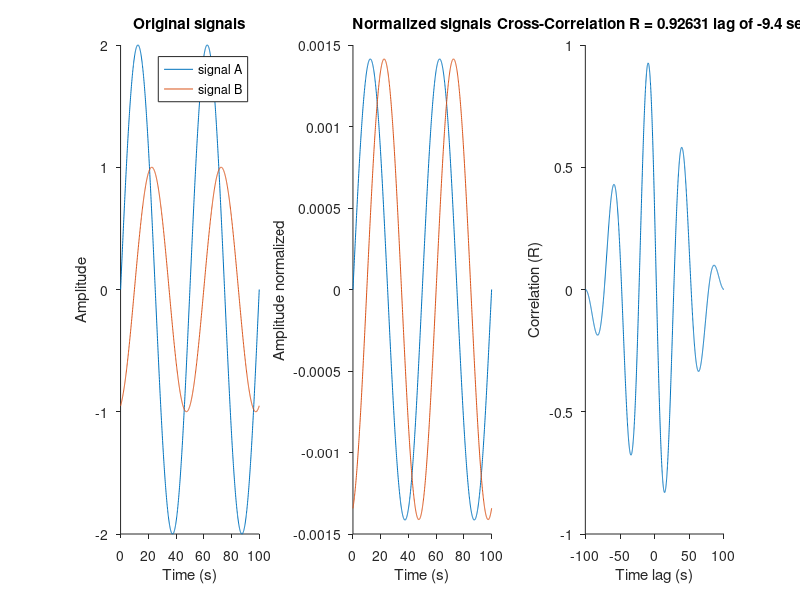

Write MATLAB code to recreate this figure.
% tryCrossCorr is an example on how to use the cross correlation function
% of matlab on two sinusoidal generated at 0.02 Hz.
% Romain Cardis 2019

close all
%clear all

%% generate signals

fs = 10;  % Sampling rate at 10 Hz

% Vector time for sinusoidal wave (100 seconds)
v_time = 0:1/fs:100; 

% Vector time for sinusoidal wave (100 seconds shifted by 25 sec) you can
% change the value of the shift to play with the cross corr result.
% Try with 10, 25, 40
shift = 40;
time2 = shift:1/fs:shift+100; 

% Create sinusoidal waves (0.02 Hz)
a = 2*sin(0.02*2*pi*v_time); 
b = sin(0.02*2*pi*time2);                       

% plot the signals
figure
subplot(1,3,1)
plot(v_time, a)
hold on
plot(v_time, b)
title('Original signals')
xlabel('Time (s)')
ylabel('Amplitude')
box off
set(gca,'tickdir','out')
legend('signal A','signal B')

%% amplitude normalisation of the signals

% Recentre signal around zero
an = a - mean(a);
bn = b - mean(b);

% Normalize amplitude by dividing by SD
an = an./std(an);
bn = bn./std(bn);

% Normalize by length of signals
bn = bn./(length(bn)-1);
an = an./(length(an)-1);

% Plot normalized signals
subplot(1,3,2)
plot(v_time, an)
hold on
plot(v_time, bn)
title('Normalized signals')
xlabel('Time (s)')
ylabel('Amplitude normalized')
box off
set(gca,'tickdir','out')

%% actual cross-correlation

% xcorr matlab function. Here the signal B slides on the A.
[acor,lag] = xcorr(an,bn);

% Correct correlation values to have them between -1 to 1
acor = acor*(length(an)-1);

% Correct lag with the sampling rate
lag = lag./fs;

% Plot the cross-correlation
subplot(1,3,3)
plot(lag,acor)
xlabel('Time lag (s)')
ylabel('Correlation (R)')
box off
set(gca,'tickdir','out')

%% Supplement with location of lag between the two signal
[~,loc] = max(abs(acor));
maxCorr = acor(loc);
signalLag = lag(loc);

% give title to plot with the result
title(['Cross-Correlation R = ', num2str(maxCorr),' lag of ', num2str(signalLag), ' sec'])

% Give infos in console
if maxCorr > 0
    disp('The two signal are positively correlated')
else
    disp('The two signal are negatively correlated')
end

if signalLag > 0
    disp(['With the signal B showing ', num2str(signalLag),' seconds of delay on the signal A'])
else
    disp(['With the signal B showing ', num2str(abs(signalLag)),' seconds of advance on the signal A'])
end
